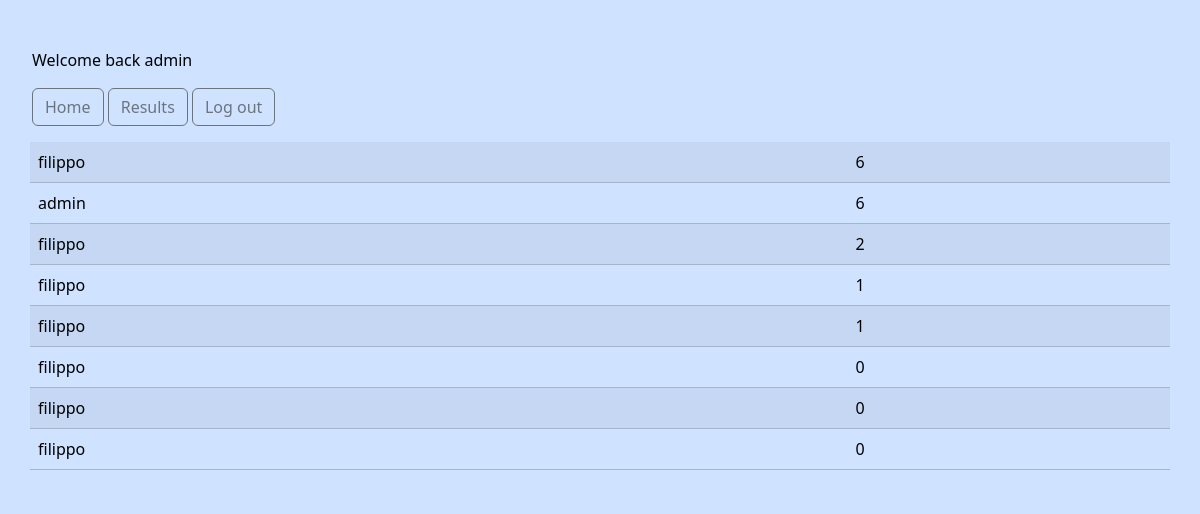
Before: /results. (signed in) with the older database file.
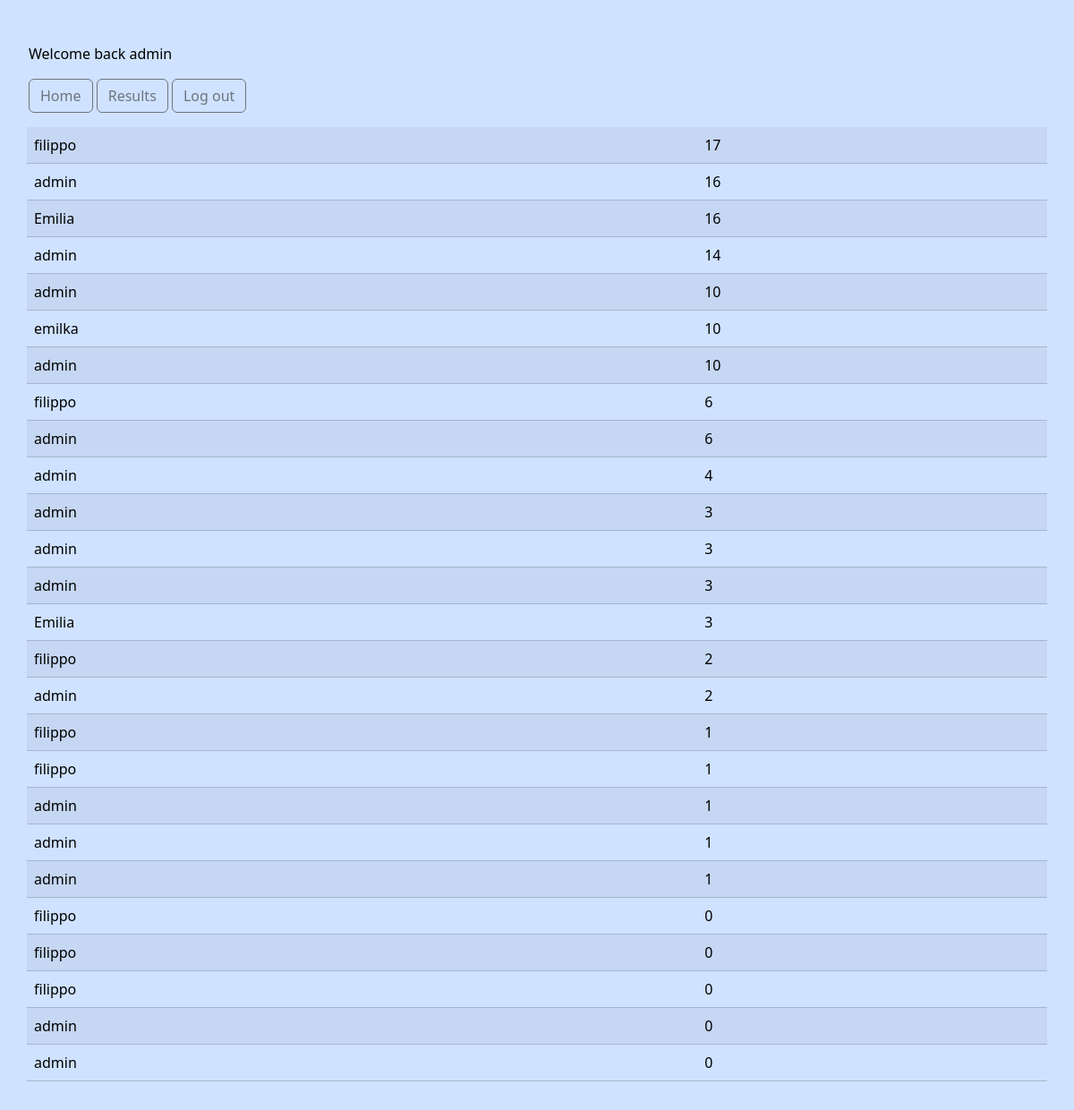
After: the same page with the newer database file.
### flags/models.py (models this page shows, shortened)
class ResultsData(models.Model):
    player = models.ForeignKey(User, on_delete=models.CASCADE)
    player_score = models.IntegerField(blank=True)

### flags/views.py (the view)
# urls.py: path('results.', views.list_of_results, name='results'),
@login_required
def list_of_results(request):
     queryset = ResultsData.objects.all().order_by('-player_score',)
     return render(request, 'results.html', {'queryset': queryset})

### flags/templates/results.html (shortened to what this page needs)
{% extends 'base.html' %}
{% block content %}
<div class="container bg-primary-subtle">
    <div class="row justify-content-center">
        <table class="table table-primary table-striped">
                {% for result in queryset  %}
                <tr>
                    <td>{{result.player}}</td>
                    <td> {{result.player_score}}</td>
                </tr>
                {% endfor %}
        </table>
    </div>
</div>
{% endblock content %}

Changed rows visible on the page:
added ResultsData: player "filippo", player_score "17"
added ResultsData: player "admin", player_score "16"
added ResultsData: player "Emilia", player_score "16"
added ResultsData: player "admin", player_score "14"
added ResultsData: player "admin", player_score "10"
added ResultsData: player "emilka", player_score "10"
added ResultsData: player "admin", player_score "10"
added ResultsData: player "admin", player_score "4"
added ResultsData: player "admin", player_score "3"
added ResultsData: player "admin", player_score "3"
added ResultsData: player "admin", player_score "3"
added ResultsData: player "Emilia", player_score "3"
added ResultsData: player "admin", player_score "2"
added ResultsData: player "admin", player_score "1"
added ResultsData: player "admin", player_score "1"
added ResultsData: player "admin", player_score "1"
added ResultsData: player "admin", player_score "0"
added ResultsData: player "admin", player_score "0"
